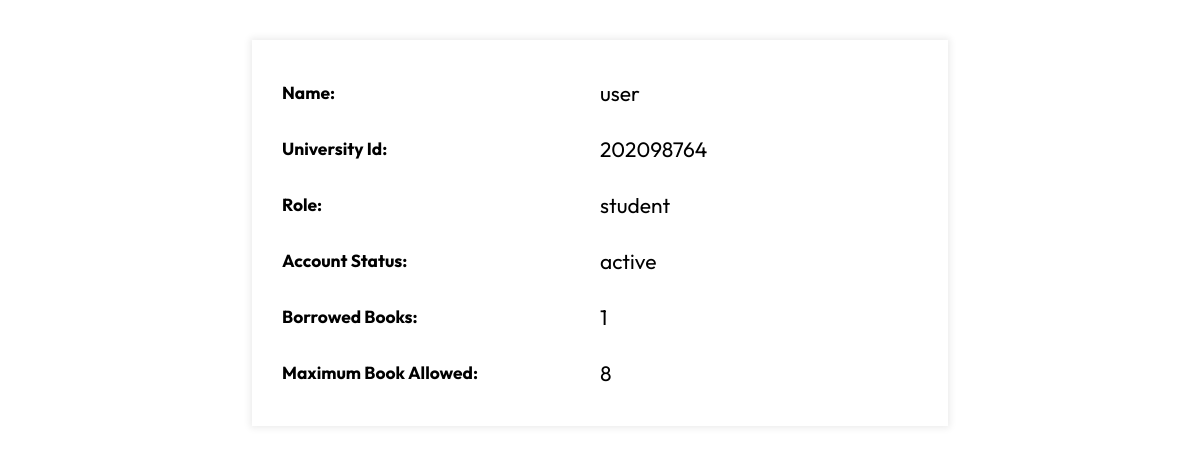
Page /lms/frontend/Admin/profile.php?university_id=202098764 on the committed database.
### tables this page shows
CREATE TABLE `users` (
  `id` int(11) NOT NULL,
  `name` varchar(50) NOT NULL,
  `email` varchar(100) NOT NULL,
  `password` varchar(100) NOT NULL,
  `university_id` varchar(9) NOT NULL,
  `phone` int(10) NOT NULL,
  `role` varchar(50) NOT NULL DEFAULT 'student',
  `status` varchar(10) NOT NULL DEFAULT 'active',
  `borrowed_books` int(20) NOT NULL DEFAULT 0,
  `limit` int(20) NOT NULL DEFAULT 8
);

### lms/frontend/Admin/profile.php (the view, shortened to what this page needs)
<?php
include '../../backend/db.php';
if (isset($_GET['university_id'])) {
    $university_id = $conn->real_escape_string($_GET['university_id']);
    $sql = "SELECT * FROM users WHERE university_id = ?";
    $stmt = $conn->prepare($sql);
    $stmt->bind_param("s", $university_id);
    $stmt->execute();
    $result = $stmt->get_result();
    if ($result->num_rows > 0) {
        $user = $result->fetch_assoc();
    } else {
        echo "User not found!";
        exit();
    }
} else {
    echo "No user ID provided!";
    exit();
}
?>
<!DOCTYPE html>
<html lang="en">
<head>
    <link rel="stylesheet" href="../styles/utility.css">
    <link rel="stylesheet" href="../styles/profile.css">
</head>
<body>
    <section>
        <div class="user-details">
            <div>
                <h5>Name:</h5>
                <p><?php echo htmlspecialchars($user['name']); ?></p>
            </div>
            <div>
                <h5>University Id:</h5>
                <p><?php echo htmlspecialchars($user['university_id']); ?></p>
            </div>
            <div>
                <h5>Role:</h5>
                <p><?php echo htmlspecialchars($user['role']); ?></p>
            </div>
            <div>
                <h5>Account Status:</h5>
                <p><?php echo htmlspecialchars($user['status']); ?></p>
            </div>
            <div>
                <h5>Borrowed Books:</h5>
                <p><?php echo htmlspecialchars($user['borrowed_books']); ?></p>
            </div>
            <div>
                <h5>Maximum Book Allowed:</h5>
                <p><?php echo htmlspecialchars($user['limit']); ?></p>
            </div>
        </div>
    </section>
</body>
</html>

### lms/frontend/styles/utility.css (style rules this page uses)
* { box-sizing: border-box; padding: 0; margin: 0; }
:root { --navy-blue: #2c3e50; --pink: #CA254C; }
html { scroll-behavior: smooth; }
body { font-family: "Outfit", serif; }

### lms/frontend/styles/profile.css (style rules this page uses)
section { display: flex; align-items: center; justify-content: center; padding: 40px 20px; }
.user-details { font-size: 21px; display: flex; flex-direction: column; gap: 30px; padding: 40px 30px; min-width: 60%; background-color: white; box-shadow: 0px 0px 7px 2px #00000014; }
.user-details > div { display: flex; align-items: center; }
.user-details > div > h5 { min-width: 50%; }

### rows in the picture
users: name "user", university "202098764", role "student", status "active", borrowed_books "1", limit "8"
